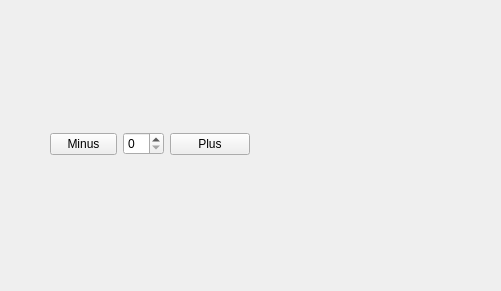
<?xml version="1.0" encoding="UTF-8"?>
<ui version="4.0">
 <class>Widget</class>
 <widget class="QWidget" name="Widget">
  <property name="geometry">
   <rect>
    <x>0</x>
    <y>0</y>
    <width>501</width>
    <height>291</height>
   </rect>
  </property>
  <property name="windowTitle">
   <string>Form</string>
  </property>
  <widget class="QWidget" name="">
   <property name="geometry">
    <rect>
     <x>50</x>
     <y>130</y>
     <width>200</width>
     <height>28</height>
    </rect>
   </property>
   <layout class="QHBoxLayout" name="horizontalLayout_2">
    <item>
     <layout class="QHBoxLayout" name="horizontalLayout">
      <item>
       <widget class="QPushButton" name="minus_button">
        <property name="text">
         <string>Minus</string>
        </property>
       </widget>
      </item>
      <item>
       <widget class="QSpinBox" name="spin_box"/>
      </item>
     </layout>
    </item>
    <item>
     <widget class="QPushButton" name="plus_button">
      <property name="text">
       <string>Plus</string>
      </property>
     </widget>
    </item>
   </layout>
  </widget>
  <action name="minus_button_2">
   <property name="icon">
    <iconset resource="spin.qrc">
     <normaloff>:/minus.png</normaloff>:/minus.png</iconset>
   </property>
   <property name="text">
    <string>Minus</string>
   </property>
   <property name="menuRole">
    <enum>QAction::NoRole</enum>
   </property>
  </action>
 </widget>
 <resources>
  <include location="spin.qrc"/>
 </resources>
 <connections/>
</ui>
